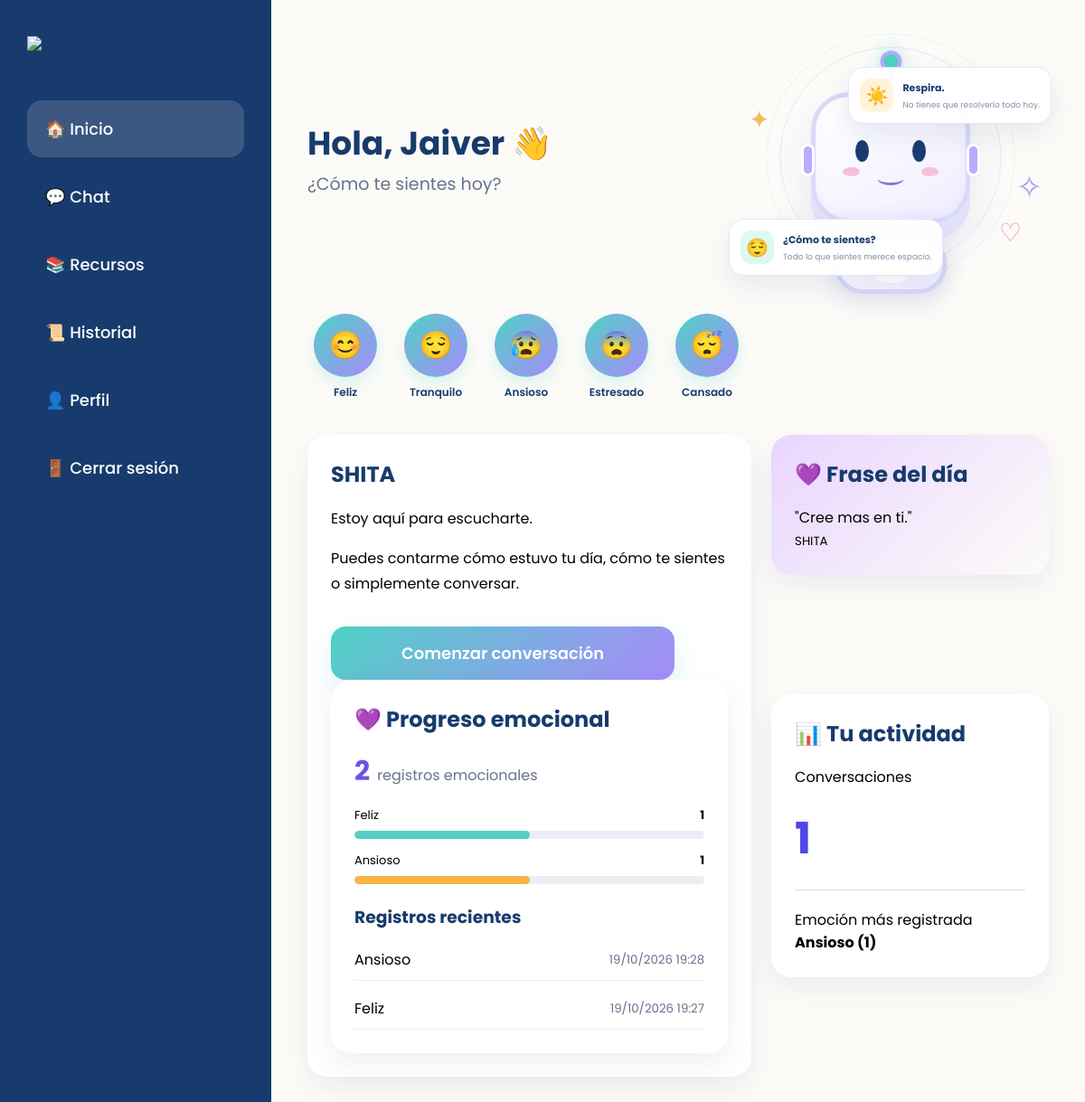
Screenshot of /?url=dashboard (signed in) with the database file from the repository.
### tables this page shows
CREATE TABLE `emociones` (
  `id_emocion` int(11) NOT NULL,
  `nombre` varchar(50) NOT NULL,
  `color` varchar(20) DEFAULT NULL
);

CREATE TABLE `registros_emocionales` (
  `id_registro` int(11) NOT NULL,
  `id_usuario` int(11) NOT NULL,
  `id_emocion` int(11) NOT NULL,
  `fecha_registro` timestamp NOT NULL DEFAULT current_timestamp()
);

### app/core/Controller.php (called while the page is built, shortened)
<?php
class Controller
{
    public function view($vista, $datos = [])
    {
        extract($datos);
        require_once "app/views/" . $vista . ".php";
    }
}

### app/controllers/DashboardController.php (called while the page is built, shortened)
<?php
require_once "app/core/Controller.php";
class DashboardController extends Controller
{
    public function index()
    {
        $idUsuario = (int) $_SESSION["id_usuario"];
        $configuracion = $this->model("Configuracion");
        $registro = $this->model("RegistroEmocional");
        $this->view("usuario/dashboard", [
            "pagina" => "dashboard",
            "fraseDelDia" =>
                $configuracion->obtener("frase_del_dia"),
            "autorFrase" =>
                $configuracion->obtener("autor_frase"),
            "catalogoEmociones" =>
                $registro->obtenerCatalogo(),
            "progresoEmocional" =>
                $registro->obtenerProgreso($idUsuario),
            "ultimasEmociones" =>
                $registro->obtenerUltimos($idUsuario),
            "totalRegistrosEmocionales" =>
                $registro->contarRegistros($idUsuario),
            "emocionFrecuente" =>
                $registro->obtenerEmocionFrecuente($idUsuario),
            "totalConversaciones" =>
                $registro->contarConversaciones($idUsuario)
        ]);
    }
}

### index.php (called while the page is built, shortened)
<?php
$router = new Router();
$router->cargar();

### app/models/RegistroEmocional.php (called while the page is built, shortened)
<?php
require_once "app/core/Model.php";
class RegistroEmocional extends Model
{
    public function obtenerCatalogo()
    {
        $sql = "SELECT id_emocion, nombre, color
                FROM emociones
                ORDER BY id_emocion ASC";
        return $this->db->query($sql)->fetchAll(PDO::FETCH_ASSOC);
    }
    public function obtenerProgreso($idUsuario)
    {
        $sql = "SELECT e.id_emocion, e.nombre, e.color,
                       COUNT(r.id_registro) AS cantidad
                FROM emociones e
                LEFT JOIN registros_emocionales r
                    ON r.id_emocion = e.id_emocion
                    AND r.id_usuario = :usuario
                GROUP BY e.id_emocion, e.nombre, e.color
                ORDER BY cantidad DESC, e.id_emocion ASC";
        $stmt = $this->db->prepare($sql);
        $stmt->execute(["usuario" => $idUsuario]);
        return $stmt->fetchAll(PDO::FETCH_ASSOC);
    }
    public function obtenerUltimos($idUsuario)
    {
        $sql = "SELECT e.nombre, e.color, r.fecha_registro
                FROM registros_emocionales r
                INNER JOIN emociones e
                    ON e.id_emocion = r.id_emocion
                WHERE r.id_usuario = :usuario
                ORDER BY r.fecha_registro DESC, r.id_registro DESC
                LIMIT 7";
        $stmt = $this->db->prepare($sql);
        $stmt->execute(["usuario" => $idUsuario]);
        return $stmt->fetchAll(PDO::FETCH_ASSOC);
    }
}

### app/core/Model.php (called while the page is built, shortened)
<?php
require_once "config/Database.php";
class Model
{
    public function __construct()
    {
        $database = new Database();
        $this->db = $database->conectar();
    }
}

### config/Database.php (called while the page is built)
<?php
class Database
{
    private $host = "localhost";
    private $dbname = "shita";
    private $username = "root";
    private $password = "";
    private $charset = "utf8mb4";
    public function conectar()
    {
        try {
            $dsn = "mysql:host={$this->host};dbname={$this->dbname};charset={$this->charset}";
            $conexion = new PDO(
                $dsn,
                $this->username,
                $this->password
            );
            $conexion->setAttribute(PDO::ATTR_ERRMODE, PDO::ERRMODE_EXCEPTION);
            return $conexion;
        } catch (PDOException $e) {
            die("Error de conexión: " . $e->getMessage());
        }
    }
}

### app/views/usuario/dashboard.php (the view, shortened to what this page needs)
<?php
require_once "app/views/layouts/header.php";
$nombreUsuario = $_SESSION["nombre"] ?? "amigo";
?>
<div class="dashboard">
    <?php require_once "app/views/components/sidebar.php"; ?>
    <main class="contenido">
        <section class="bienvenida">
            <div class="texto-bienvenida">
                <h1>
                    Hola, <?= htmlspecialchars($nombreUsuario, ENT_QUOTES, 'UTF-8') ?>
                    <span class="saludo-mano">👋</span>
                </h1>
                <p>¿Cómo te sientes hoy?</p>
            </div>
            <div class="robot-escena" aria-label="Robot amigable de SHITA" role="img">
                <div class="robot-aura"></div>
                <span class="robot-destello destello-uno">✦</span>
                <span class="robot-destello destello-dos">✧</span>
                <span class="robot-corazon">♡</span>
                <div class="robot-antena">
                    <span></span>
                </div>
                <div class="robot-cabeza">
                    <div class="robot-oreja oreja-izquierda"></div>
                    <div class="robot-oreja oreja-derecha"></div>
                    <div class="robot-ojos">
                        <span class="robot-ojo"></span>
                        <span class="robot-ojo"></span>
                    </div>
                    <div class="robot-mejillas">
                        <span></span>
                        <span></span>
                    </div>
                    <div class="robot-sonrisa"></div>
                </div>
                <div class="robot-cuerpo">
                    <div class="robot-emblema">♡</div>
                </div>
                <div class="robot-mensaje robot-mensaje-arriba">
                    <span class="mensaje-icono">☀️</span>
                    <div>
                        <strong>Respira.</strong>
                        <small>No tienes que resolverlo todo hoy.</small>
                    </div>
                </div>
                <div class="robot-mensaje robot-mensaje-abajo">
                    <span class="mensaje-icono mensaje-emocion">😌</span>
                    <div>
                        <strong>¿Cómo te sientes?</strong>
                        <small>Todo lo que sientes merece espacio.</small>
                    </div>
                </div>
            </div>
        </section>
        <div class="emociones">
            <?php
            $iconosEmociones = [
                "feliz" => "😊",
                "tranquilo" => "😌",
                "ansioso" => "😰",
                "estresado" => "😨",
                "cansado" => "😴"
            ];
            ?>
            <?php foreach ($catalogoEmociones as $emocion): ?>
                <?php
                $nombre = $emocion["nombre"];
                $clave = function_exists("mb_strtolower")
                    ? mb_strtolower($nombre, "UTF-8")
                    : strtolower($nombre);
                $icono = $iconosEmociones[$clave] ?? "💜";
                ?>
                <div class="emocion-form">
                    <form action="<?= URL ?>?url=emociones/registrar" method="POST">
                        <button
                            type="submit"
                            class="emocion-boton"
                            aria-label="<?= htmlspecialchars($nombre, ENT_QUOTES, 'UTF-8') ?>"
                        >
                            <span class="emocion-emoji"><?= $icono ?></span>
                        </button>
                    </form>
                    <span class="emocion-nombre">
                        <?= htmlspecialchars($nombre, ENT_QUOTES, 'UTF-8') ?>
                    </span>
                </div>
            <?php endforeach; ?>
        </div>
        <div class="grid-dashboard">
            <?php require_once "app/views/components/tarjetaBot.php"; ?>
            <?php require_once "app/views/components/tarjetaFrase.php"; ?>
            <?php require_once "app/views/components/tarjetaActividad.php"; ?>
        </div>
    </main>
</div>
<?php require_once "app/views/layouts/footer.php"; ?>

### app/views/components/progresoEmocional.php
<div class="card-progreso">
    <h2>💜 Progreso emocional</h2>
    <?php if (empty($ultimasEmociones)): ?>
        <div class="sin-progreso">
            <div class="icono">📊</div>
            <h3>Aún no hay progreso emocional</h3>
            <p>
                Registra cómo te sientes para comenzar a ver
                tu evolución emocional.
            </p>
        </div>
    <?php else: ?>
        <div class="progreso-resumen">
            <strong>
                <?= (int) $totalRegistrosEmocionales ?>
            </strong>
            <span>registros emocionales</span>
        </div>
        <div class="progreso-frecuencias">
            <?php foreach ($progresoEmocional as $item): ?>
                <?php if ((int) $item["cantidad"] > 0): ?>
                    <div class="progreso-fila">
                        <div class="progreso-etiqueta">
                            <span>
                                <?= htmlspecialchars($item["nombre"], ENT_QUOTES, 'UTF-8') ?>
                            </span>
                            <strong>
                                <?= (int) $item["cantidad"] ?>
                            </strong>
                        </div>
                        <div class="progreso-barra">
                            <div
                                class="progreso-barra-valor"
                                style="width: <?= round(
                                    ((int) $item["cantidad"] / max(1, (int) $totalRegistrosEmocionales)) * 100
                                ) ?>%; background: <?= htmlspecialchars($item["color"] ?: "#8B8CF6", ENT_QUOTES, 'UTF-8') ?>;"
                            ></div>
                        </div>
                    </div>
                <?php endif; ?>
            <?php endforeach; ?>
        </div>
        <h3 class="progreso-subtitulo">Registros recientes</h3>
        <div class="progreso-recientes">
            <?php foreach ($ultimasEmociones as $item): ?>
                <div class="progreso-reciente">
                    <span>
                        <?= htmlspecialchars($item["nombre"], ENT_QUOTES, 'UTF-8') ?>
                    </span>
                    <small>
                        <?= date(
                            "d/m/Y H:i",
                            strtotime($item["fecha_registro"])
                        ) ?>
                    </small>
                </div>
            <?php endforeach; ?>
        </div>
    <?php endif; ?>
</div>

### public/css/style.css (style rules this page uses)
* { margin:0; padding:0; box-sizing:border-box; font-family:'Poppins',sans-serif; }
body { background:#F8FAFC; }
button { width:100%; padding:15px; border:none; border-radius:10px; background:linear-gradient(135deg,#4FD1C5,#A78BFA); color:white; font-size:16px; cursor:pointer; transition:.3s; box-shadow:0 10px 25px rgba(79,209,197,.25); }

### rows the page displays
emociones: nombre "😊", nombre "Feliz", cantidad "1"
emociones: nombre "😌", nombre "Tranquilo"
emociones: nombre "😰", nombre "Ansioso", cantidad "1"
emociones: nombre "😨", nombre "Estresado"
emociones: nombre "😴", nombre "Cansado"
registros_emocionales: id_emocion.nombre "Ansioso", fecha_registro "19/10/2026 19:28"
registros_emocionales: id_emocion.nombre "Feliz", fecha_registro "19/10/2026 19:27"

### other values shown
$nombreUsuario "Jaiver"
$totalRegistrosEmocionales "2"
$fraseDelDia "Cree mas en ti."
$autorFrase "SHITA"
$totalConversaciones "1"
$emocionFrecuente["nombre"] "Ansioso"
$emocionFrecuente["cantidad"] "1"
